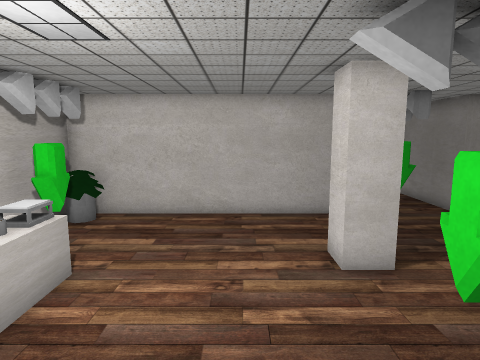
view 1 (above)

15 first-person views from a walk through a scene from a Unity 3-D project. The camera is 1.5 m above the floor, tilts 8° down and sees 75° across. Doors are open. The floor is counted in squares, 0.5 m on a side. Each view is taken from the middle of a square. On the plan, view 1 faces up. The plan holds only what a view shows up to about 20 squares ahead; the rest is blank. The place goes on beyond the plan. The player character is not drawn.

view 2
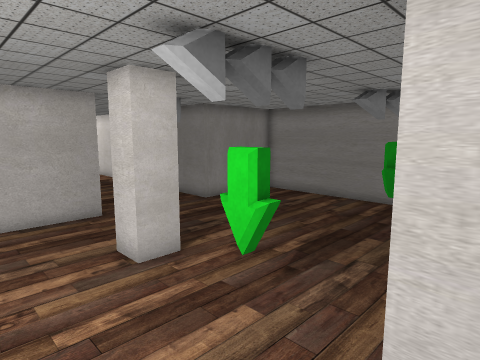

view 3
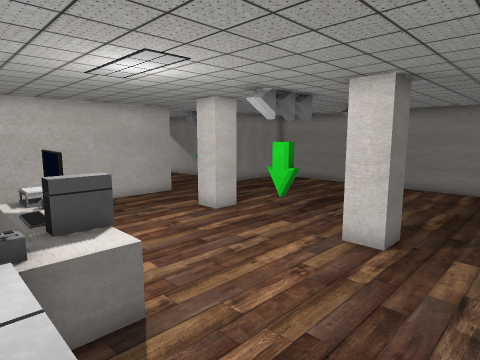

view 4
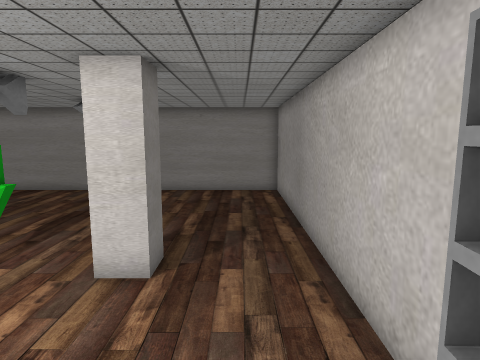

view 5
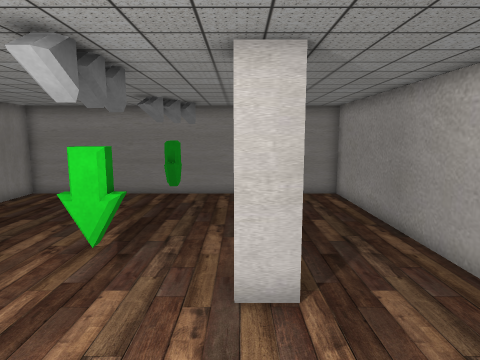

view 6
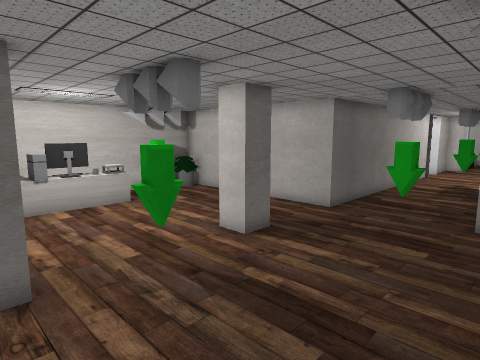

view 7
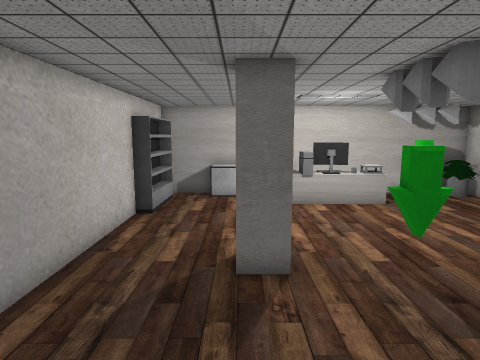

view 8
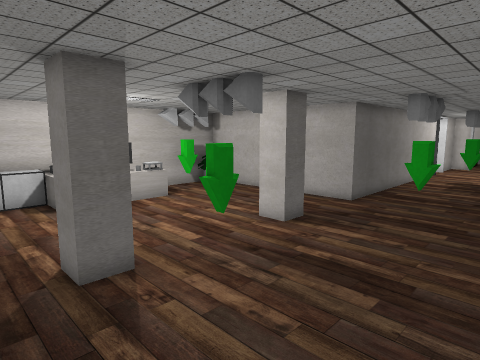

view 9
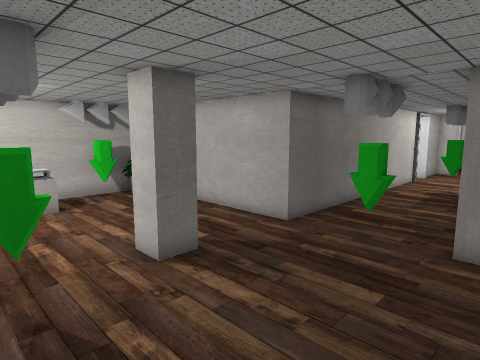

view 10
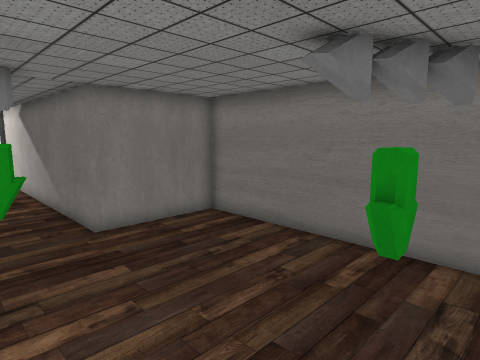

view 11
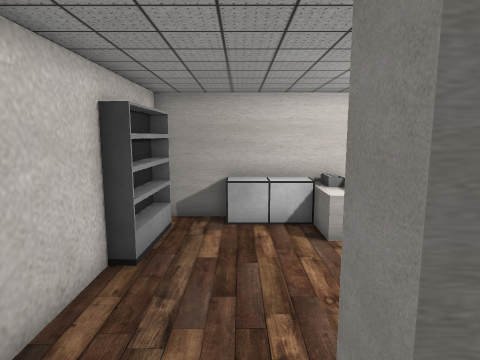

view 12
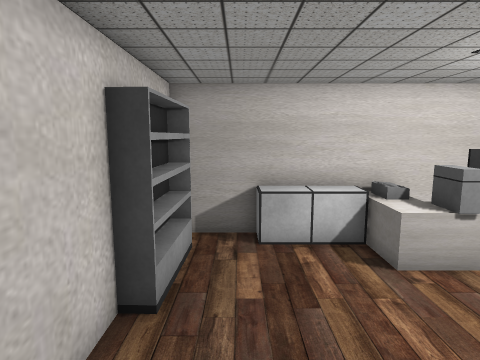

view 13
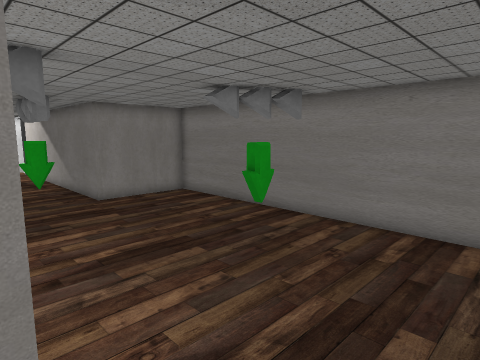

view 14
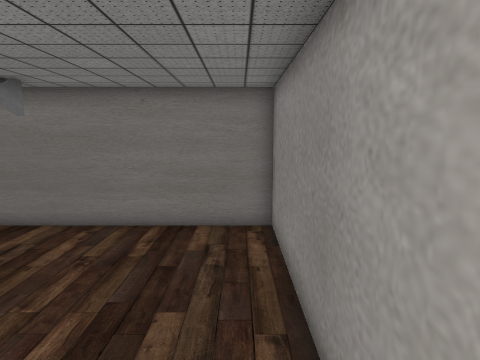

view 15
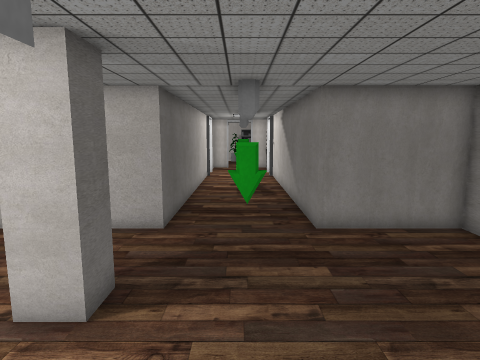

### Floor plan
Points are (right, up) in squares from view 1. A wall is a line through its corners. A room is listed if a view was taken in it or the views show most of it. See-through windows are left out.
Room 1 (views 1, 2, 3, 4, 5, 6, 7, 8, 9, 10, 11, 12, 13, 14, 15)
walls: (3.5, 8) (3.5, 6.7) (2.3, 6.7) (2.3, 8); (3.5, 1.1) (3.5, -0.1) (2.3, -0.1) (2.3, 1.1); (-2.4, 11.9) (-6.5, 11.9) (-6.5, -3.6); (-2, -4.1) (13.3, -4.1) (13.3, 11.9) (8.5, 11.9) (8.5, 23.5); (3.5, 23.5) (3.5, 11.9) (-0.6, 11.9)
low walls: (-3.7, 2.5) (-3.7, 1.5) (-4.6, 1.5); (-4.9, 2.8) (-4.9, 6.2)
objects: cabinet (-6, -1) to (-5, 1); printer (-6, 2) to (-5, 2); other object (-6, 9) to (-5, 9); other object (-6, 10); other object (-6, 11) to (-5, 11); shelf (-5, -4) to (-2, -3); keyboard (-5, 4); computer (-4, 3); monitor (-4, 4); other object (-4, 5); other object (-4, 6); other object (3, 3) to (4, 5); other object (6, 12) to (7, 13); other object (6, 23) to (7, 23); other object (10, 4) to (11, 4)

Where each view was taken, in squares from view 1:
view 1: 0 up, 0 right, facing up
view 2: 0 up, 1 left, facing up-right
view 3: 3 down, 6 left, facing up-right
view 4: 2 down, 4 left, facing right
view 5: 1 up, 3 left, facing right
view 6: 0 up, 10 right, facing up-left
view 7: 0 up, 10 right, facing left
view 8: 2 down, 10 right, facing up-left
view 9: 3 up, 10 right, facing up-left
view 10: 2 up, 5 right, facing up-right
view 11: 1 down, 5 right, facing left
view 12: 2 down, 3 right, facing left
view 13: 3 down, 3 right, facing up-right
view 14: 3 down, 3 right, facing right
view 15: 2 up, 6 right, facing up
